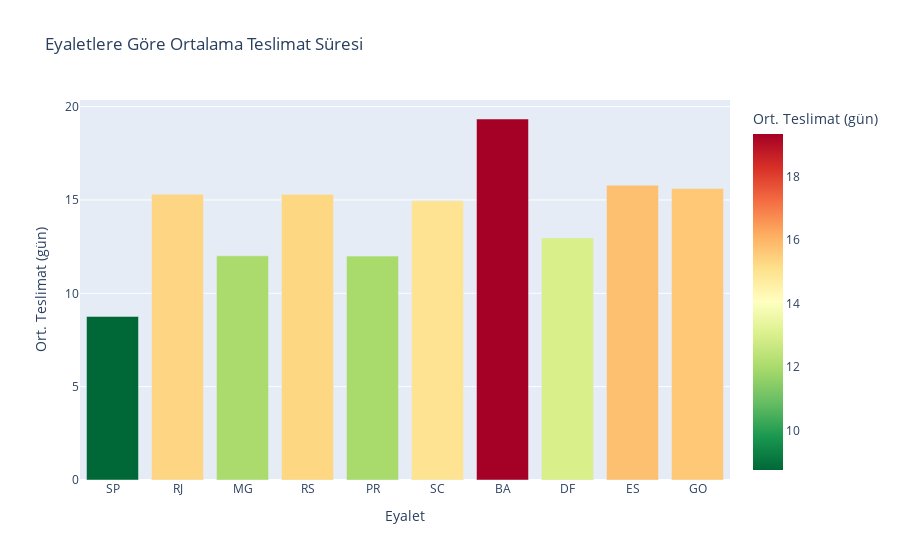

The notebook cell this image was saved under:
### Markdown cell above
## Adım 5: Coğrafi Analiz

### Code cell
query = """
SELECT c.customer_state, COUNT(DISTINCT o.order_id) as orders,
       AVG(EXTRACT(EPOCH FROM (o.order_delivered_customer_date::timestamp - o.order_purchase_timestamp::timestamp))/86400) as avg_delivery
FROM customers c
JOIN orders o ON c.customer_id = o.customer_id
WHERE o.order_status = 'delivered' AND o.order_delivered_customer_date IS NOT NULL
GROUP BY c.customer_state
ORDER BY orders DESC
"""

with engine.connect() as conn:
    states = pd.read_sql(text(query), conn)

fig = px.bar(states.head(10), x='customer_state', y='avg_delivery',
             title='Eyaletlere Göre Ortalama Teslimat Süresi',
             color='avg_delivery', color_continuous_scale='RdYlGn_r',
             labels={'customer_state': 'Eyalet', 'avg_delivery': 'Ort. Teslimat (gün)'})
fig.show()

### Figure 1 — Plotly figure (JSON) as saved in the notebook; plotly's stock layout.template omitted (floating-point values rounded to 4 significant figures)
{"data": [{"hovertemplate": "Eyalet=%{x}<br>Ort. Teslimat (gün)=%{marker.color}<extra></extra>", "legendgroup": "", "marker": {"color": [8.761, 15.31, 12.01, 15.3, 11.99, 14.95, 19.34, 12.97, 15.79, 15.61], "coloraxis": "coloraxis", "pattern": {"shape": ""}}, "name": "", "orientation": "v", "showlegend": false, "textposition": "auto", "type": "bar", "x": ["SP", "RJ", "MG", "RS", "PR", "SC", "BA", "DF", "ES", "GO"], "xaxis": "x", "y": [8.761, 15.31, 12.01, 15.3, 11.99, 14.95, 19.34, 12.97, 15.79, 15.61], "yaxis": "y"}], "layout": {"barmode": "relative", "coloraxis": {"colorbar": {"title": {"text": "Ort. Teslimat (gün)"}}, "colorscale": [[0, "rgb(0,104,55)"], [0.1, "rgb(26,152,80)"], [0.2, "rgb(102,189,99)"], [0.3, "rgb(166,217,106)"], [0.4, "rgb(217,239,139)"], [0.5, "rgb(255,255,191)"], [0.6, "rgb(254,224,139)"], [0.7, "rgb(253,174,97)"], [0.8, "rgb(244,109,67)"], [0.9, "rgb(215,48,39)"], [1, "rgb(165,0,38)"]]}, "legend": {"tracegroupgap": 0}, "title": {"text": "Eyaletlere Göre Ortalama Teslimat Süresi"}, "xaxis": {"anchor": "y", "domain": [0, 1], "title": {"text": "Eyalet"}}, "yaxis": {"anchor": "x", "domain": [0, 1], "title": {"text": "Ort. Teslimat (gün)"}}}}
